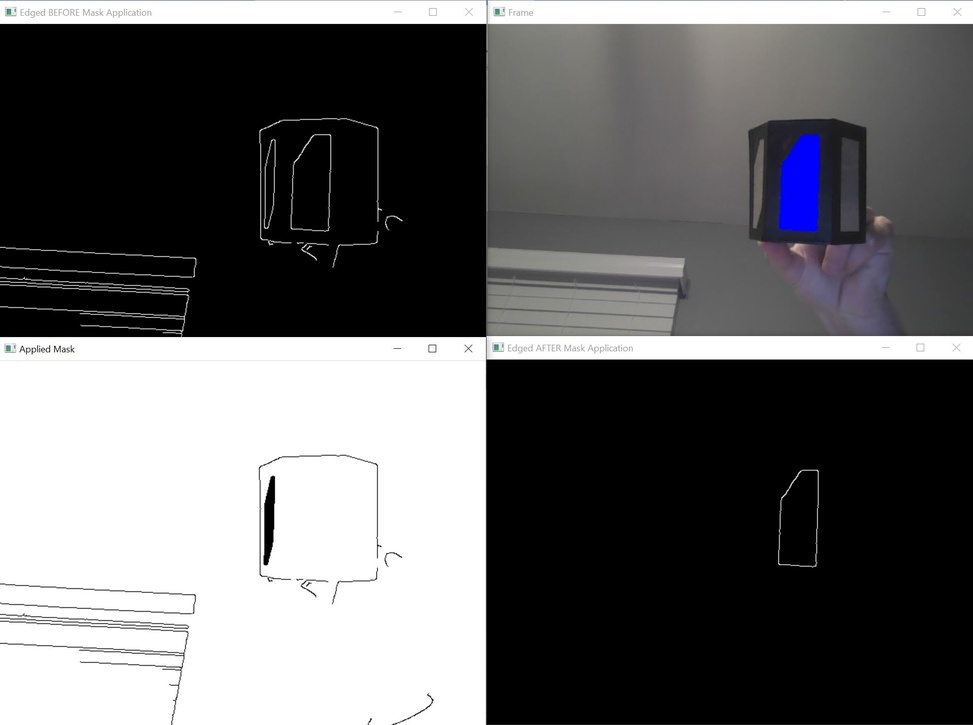
#> input picture images/MFDO_face_found.JPG, 973 x 725 px, shrunk from 1916 x 1428 before the run, given in place of the camera
$ python contour_detection_wMasking.py
#> lines starting #> are read from the running program, lines starting #| are printed output that depends on the picture; after the words box and inside, x2 and y2 are one past the last pixel; in counts of white or black regions, pixels touching at a corner belong together; long printed decimals are rounded
'''
Senior Design, Group MEM 23 Initial Testing Scripts
Group: L. Heisler, J. Bunch, C. Silvia, R. Zegarski, J. Heinzman
'''

__author__ = "Liam Heisler, MEM 23"
__version__ = "x.x"
__status__ = "Development"

# Computer vision imports
import cv2
#from picamera import PiCamera
#from picamera.array import PiRGBArray

# Utility Imports
import numpy as np, imutils
from datetime import datetime
from imutils import perspective
from imutils import contours

#from matplotlib import pyplot as plt

cap = cv2.VideoCapture(0)

# ADJUSTABLE PARAMETERS
area_peri_ratio_check = 0.9
blur = 5 # smoothness between background/foreground
canny_low = 35 # min intensity for edge definition
canny_high = 125 # max ""
dilate_iter = 0 # num of iterations of dilation
erode_iter = 0 # "" of erosion
min_area = 0.000225 # % of total area a contour can occupy
max_area = 0.05 # % ""
epsilon_pct_arc = 0.02 # threshold for the approxPolyDP function (contour curve est.)
#mask_color = (0.0, 0.0, 0.0) # color of background once its removed (black)

numCorners = 5 # how many sides on the face we are looking at?

# Corner Detection Parameters
block_size = 2 # Size of neighborhood considered for corner detection
k_size = 3 # Aperature parameter of Sobel derivative used
harris_k = 0.04 # Haris detector free parameter
harris_confidence_pct = 0.15 # % of the max confidence that corner IS a corner

# contour checker
def check_contour(cnt, length, numCorners, epsilon_pct_arc, img_area, min_area_perct, max_area_perct):
    approx = cv2.approxPolyDP(cnt, epsilon_pct_arc*length, True)

    cnt_area = cv2.contourArea(cnt)
    min_area = min_area_perct * img_area
    max_area = max_area_perct * img_area

    # yields FALSE if the contour does not have numCorners sides
    if cnt_area > min_area and cnt_area < max_area:
        if (cnt_area/length) > area_peri_ratio_check:
            if len(approx) == numCorners:
                print("len: {} img: {}, min: {}, max: {}, cnt: {}".format(len(approx),
                                                                          img_area,
                                                                          min_area,
                                                                          max_area,
                                                                          cnt_area))
                # valid contour (size & shape)
                return True
            else:
                return False
        else:
            # invalid contour (size & shape)
            return False
    else:
        # invalid contour (size)
        return False

while True:
    ret, frame, = cap.read()
#> frame is the input picture: shape (725, 973, 3); mean B, G, R 101.9, 100.6, 100.9
    if ret: # we have a feed
        img_area = frame.shape[0] * frame.shape[1]
#> img_area = 705425

        # init mask to remove the non-5-sided objects
        # shape[:2] yields resolution of img
        mask = np.ones(frame.shape[:2], dtype="uint8") * 255

        #hsv = cv2.cvtColor(frame, cv2.COLOR_BGR2HSV)
        gray = cv2.cvtColor(frame, cv2.COLOR_BGR2GRAY)
        gray = cv2.GaussianBlur(gray, (blur, blur), 0)

        # Apply edge detection
        edged = cv2.Canny(gray, canny_low, canny_high)
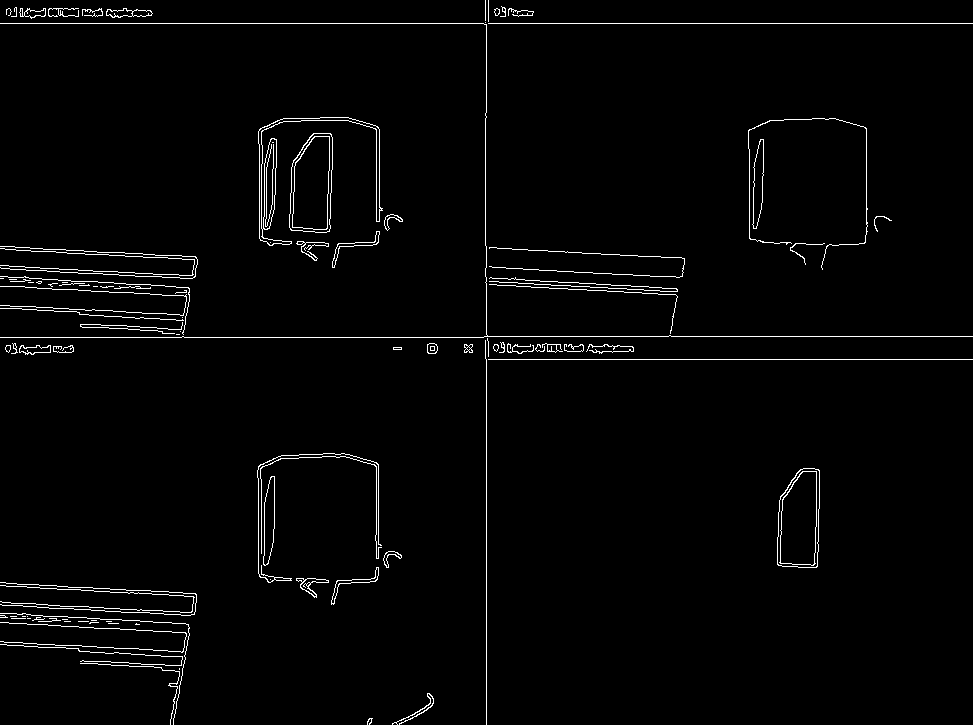
#> edged: shape (725, 973); 2% white in thin lines or dots

        # Neccessary? Dilated and eroded to ensure gaps are closed

        if dilate_iter != 0 and erode_iter != 0:
            edged = cv2.dilate(edged, None, iterations=dilate_iter)
            edged = cv2.erode(edged, None, iterations=erode_iter)
        else:
            edged = edged

        # Find contours in the image (enclosed areas)
        contours = cv2.findContours(edged.copy(), cv2.RETR_EXTERNAL,
                                cv2.CHAIN_APPROX_NONE)
#> contours = 98 contours, 74 with area under 20; largest, box (x1, y1, x2, y2) and area: (289, 133, 333, 233) 3627, (777, 468, 820, 568) 3613, (258, 117, 383, 246) 1854, (263, 476, 275, 566) 704, (752, 139, 764, 229) 643
        contours = imutils.grab_contours(contours)

        # filter contours from based on validity
        numValid = 0
        for cnt in contours:
            peri = cv2.arcLength(cnt, True)
            contour_valid = check_contour(cnt, peri, numCorners, epsilon_pct_arc, img_area, min_area, max_area)
            if contour_valid:
                # overlay valid contour on the image frame
                cv2.drawContours(frame, [cnt], 0, 255, -1)
                numValid += 1
            elif not contour_valid:
                # add contour to the mask (to be removed)
                cv2.drawContours(mask, [cnt], -1, 0, -1)
#> this loop made 98 passes
#> (peri, cnt_area in check_contour, contour_valid, numValid) on pass 31: (264.1, 3613, True, 1)
#> (peri, contour_valid, numValid) on pass 82: (264.9, True, 2)
#| len: 5 img: 705425, min: 158.721, max: 35271.25, cnt: 3613.0
#| len: 5 img: 705425, min: 158.721, max: 35271.25, cnt: 3627.0
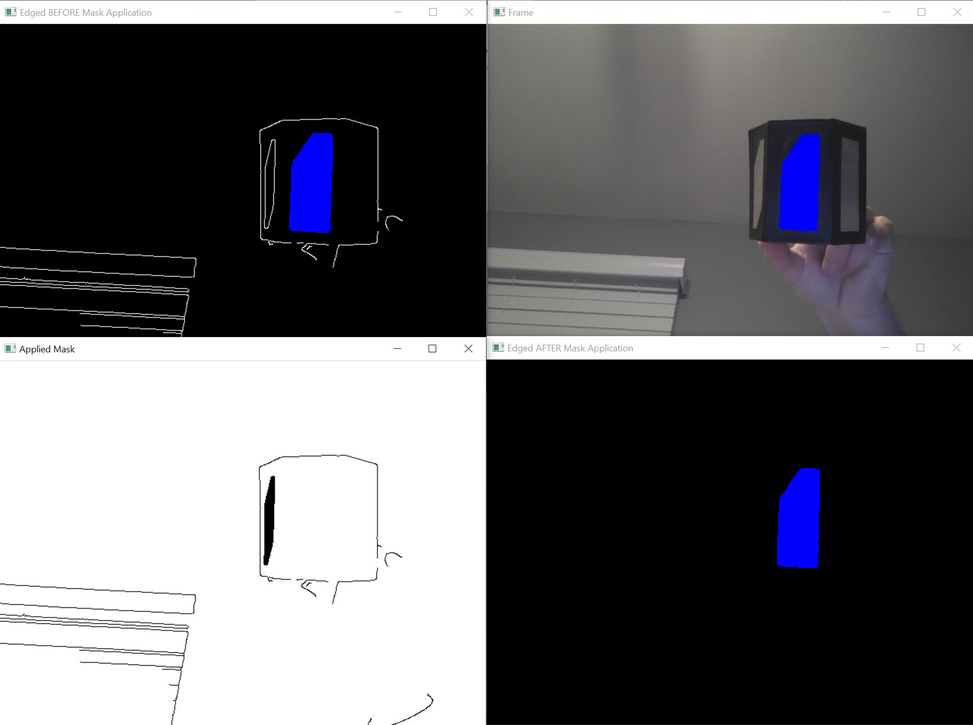
#> frame: shape (725, 973, 3); 1.06% of pixels changed, all inside (x1, y1, x2, y2) = (289, 133, 820, 568)
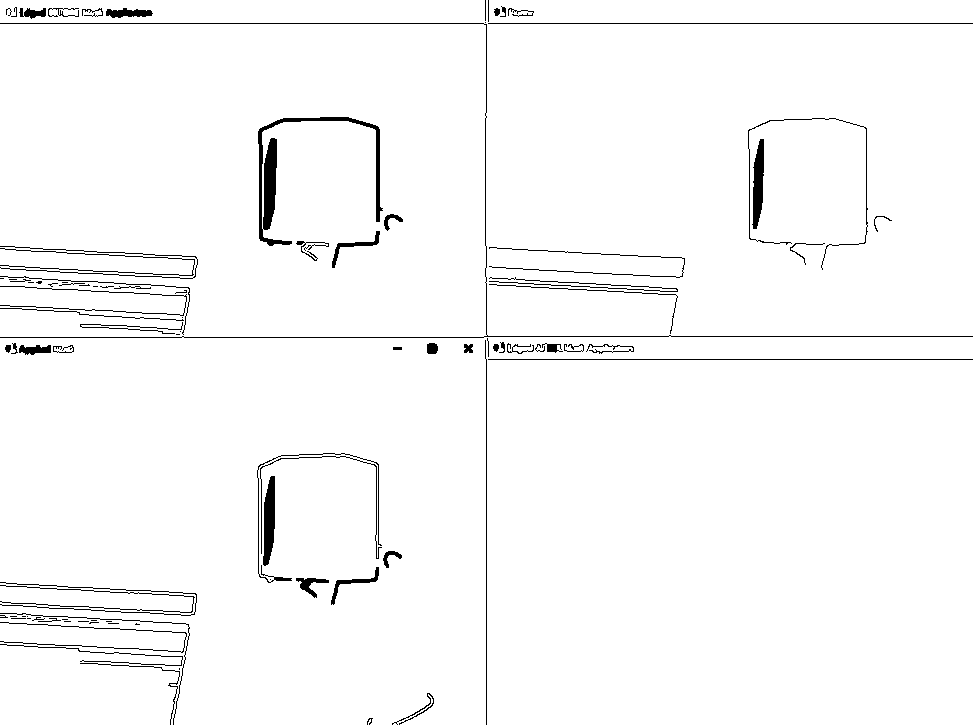
#> mask: shape (725, 973); 97.6% white; 96 black regions (33 under 20 px), largest, box (x1, y1, x2, y2) and area: (258, 117, 383, 246) 2303, (0, 23, 973, 338) 1771, (263, 476, 275, 566) 797
#> after the loop, numValid = 2

        #print(numValid)
        edged_masked = cv2.bitwise_and(edged, edged, mask=mask)
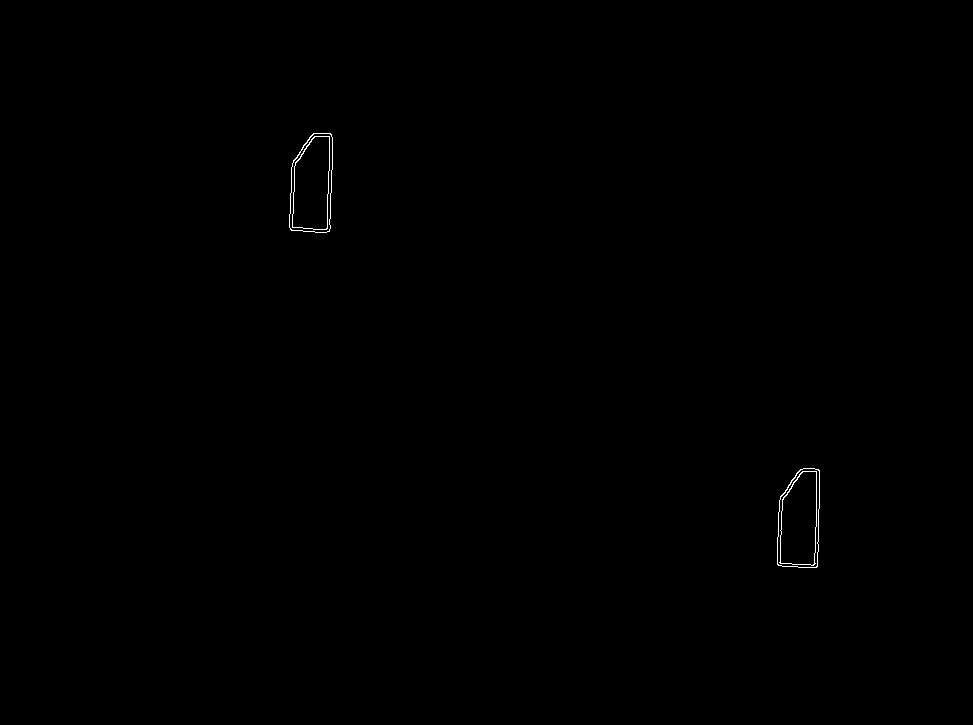
#> edged_masked: shape (725, 973); 0.15% white in thin lines or dots, all inside (x1, y1, x2, y2) = (289, 133, 820, 568)

        if len(np.nonzero(edged_masked)[1]) == 0: # is the masked img empty?
            frame = frame # if so, keep as is
        else:
            dst = cv2.cornerHarris(edged_masked, block_size, k_size, harris_k) # params
            dst = cv2.dilate(dst, None)
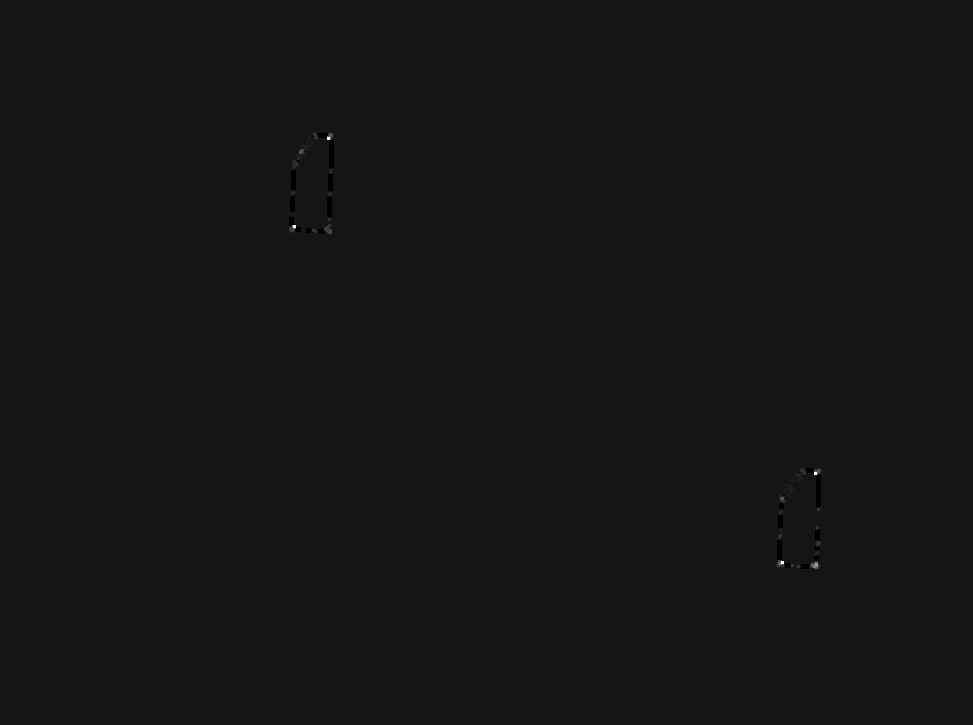
#> dst: shape (725, 973) float32; min -0.01, max 0.108, mean 5.05e-06; drawn with min black and max white
            # if not, detect & set corners to red in the img frame
            frame[dst>harris_confidence_pct*dst.max()]=[0,0,255]
#> frame: shape (725, 973, 3); 0.03% of pixels changed, all inside (x1, y1, x2, y2) = (290, 133, 821, 569)

            # Gather the coordinates of the corners
            ret, dst = cv2.threshold(dst,0.01*dst.max(),255,0)
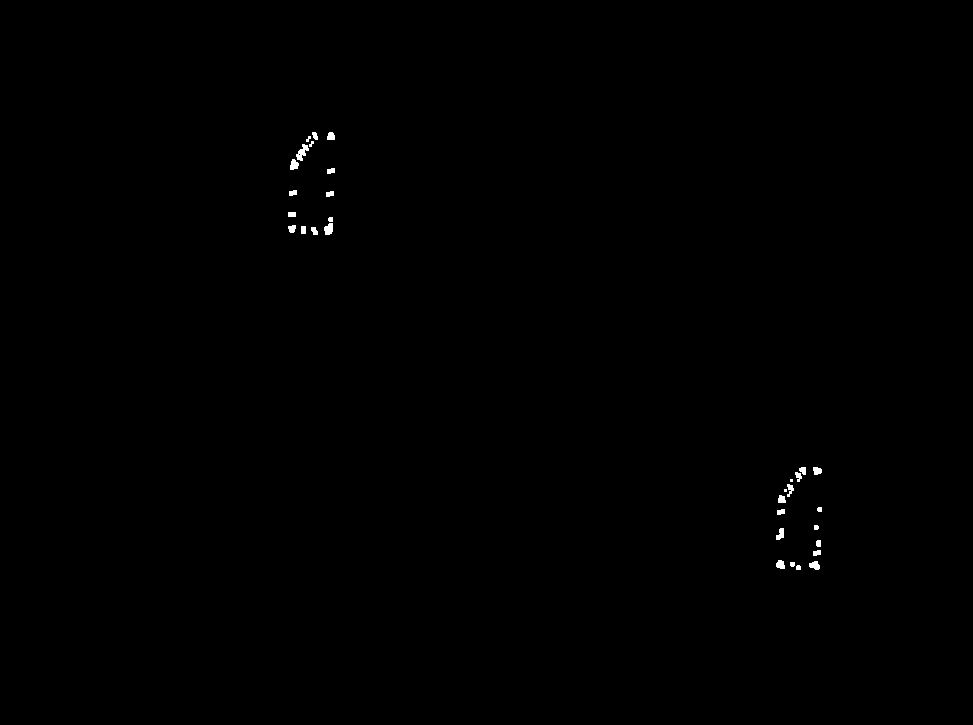
#> dst: shape (725, 973) float32; 0.2% white; 32 white regions (4 under 20 px), largest, box (x1, y1, x2, y2) and area: (296, 144, 309, 161) 110, (324, 223, 333, 235) 85, (290, 159, 299, 170) 72
#> ret = 0.00108
            dst = np.uint8(dst)
            ret, labels, stats, centroids = cv2.connectedComponentsWithStats(dst)
#> labels: shape (725, 973) int32; 33 distinct labels, from 0 to 32
#> ret = 33; stats = 33 rows, first 6: [0, 0, 973, 725, 704042], [312, 132, 6, 8, 35], [327, 132, 8, 8, 55], [306, 136, 5, 6, 18], [309, 141, 5, 6, 18], [296, 144, 13, 17, 110]; centroids = 33 pairs, first value 291.5 to 819.2, second value 135.3 to 567.2
            criteria = (cv2.TERM_CRITERIA_EPS + cv2.TERM_CRITERIA_MAX_ITER, 100, 0.001)
#> criteria = (3, 100, 0.001)
            corners = cv2.cornerSubPix(gray,np.float32(centroids),(5,5),(-1,-1),criteria)
#> corners = 33 pairs, first value 290.5 to 818.1, second value 133.9 to 566

            minX = min(corners[:,0])
#> minX = 290.5
            minY = min(corners[:,1])
#> minY = 133.9

            maxX = max(corners[:,0])
#> maxX = 818.1
            maxY = max(corners[:,1])
#> maxY = 566

        cv2.imshow("Frame", frame)
        cv2.imshow("Edged BEFORE Mask Application", edged)
        cv2.imshow("Edged AFTER Mask Application", edged_masked)
        #cv2.imshow("Harris Corner Detection", corners)

        key = cv2.waitKey(1)
#> (key Esc is pressed here)

        if key == 115: # "s" key
            break
        if key == 99: # "c" key
            now = datetime.now() # current data and time
            now = now.strftime("%m%d%Y_%H%M%S")

            img_name = "capture_" + now + ".png"
            img_name_frame = "capture_" + now + "_frame.png"

            cv2.imwrite(img_name, edged_masked)
            cv2.imwrite(img_name_frame, edged)
            print("img written: " + img_name)

cap.release()
cv2.destroyAllWindows()
